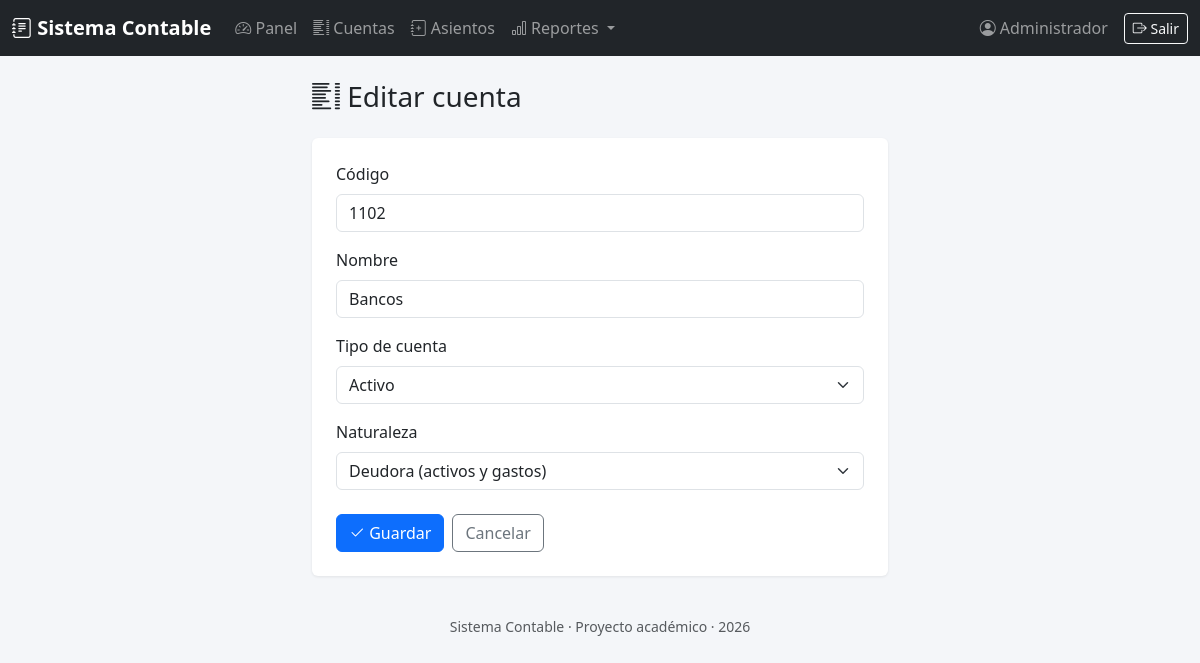
The app's page /cuentas/2/editar (signed in) with its own data.
### tables this page shows
CREATE TABLE cuentas (
    id INT AUTO_INCREMENT PRIMARY KEY,
    codigo VARCHAR(20) NOT NULL UNIQUE,
    nombre VARCHAR(150) NOT NULL,
    tipo ENUM('activo', 'pasivo', 'capital', 'ingreso', 'gasto') NOT NULL,
    naturaleza ENUM('deudora', 'acreedora') NOT NULL,
    activa TINYINT(1) NOT NULL DEFAULT 1,
    creado_en DATETIME DEFAULT CURRENT_TIMESTAMP
);

### app/Core/Controller.php (called while the page is built, shortened)
<?php
abstract class Controller
{
    protected function vista(string $vista, array $datos = []): void
    {
        require __DIR__ . '/../Views/layout.php';
    }
}

### app/Controllers/CuentaController.php (called while the page is built, shortened)
<?php
class CuentaController extends Controller
{
    public function editarForm(string $id): void
    {
        $cuentas = new Cuenta();
        $cuenta = $cuentas->buscar((int) $id);
        $this->vista('cuentas/form', [
            'titulo' => 'Editar cuenta',
            'cuenta' => $cuenta,
            'accion' => '/cuentas/' . $id,
        ]);
    }
}

### public/index.php (called while the page is built, shortened)
<?php
spl_autoload_register(function (string $clase) {
    $prefijo = 'App\\';
    $rutaRelativa = str_replace('\\', '/', substr($clase, strlen($prefijo)));
    $archivo = __DIR__ . '/../app/' . $rutaRelativa . '.php';
});
$config = require __DIR__ . '/../config/config.php';
$router = new Router();
$router->get('/login', 'AuthController', 'mostrarLogin');
$router->post('/login', 'AuthController', 'login');
$router->get('/logout', 'AuthController', 'logout');
$router->get('/', 'DashboardController', 'index');
$router->get('/cuentas', 'CuentaController', 'index');
$router->get('/cuentas/nueva', 'CuentaController', 'crearForm');
$router->post('/cuentas', 'CuentaController', 'crear');
$router->get('/cuentas/{id}/editar', 'CuentaController', 'editarForm');
$router->post('/cuentas/{id}', 'CuentaController', 'actualizar');
$router->post('/cuentas/{id}/desactivar', 'CuentaController', 'desactivar');
$router->get('/asientos', 'AsientoController', 'index');
$router->get('/asientos/nuevo', 'AsientoController', 'crearForm');
$router->post('/asientos', 'AsientoController', 'crear');
$router->get('/asientos/{id}', 'AsientoController', 'ver');
$router->get('/reportes/balance', 'ReporteController', 'balanceComprobacion');
$router->get('/reportes/mayor', 'ReporteController', 'mayor');
$router->get('/reportes/resultados', 'ReporteController', 'estadoResultados');
$uri = parse_url($_SERVER['REQUEST_URI'], PHP_URL_PATH) ?? '/';
$uri = rtrim($uri, '/');
$router->resolver($_SERVER['REQUEST_METHOD'], $uri);

### config/config.php (called while the page is built, shortened)
<?php
$rutaEnv = __DIR__ . '/../.env';
if (!function_exists('env')) {
    function env(string $clave, $defecto = null)
    {
        $valor = getenv($clave);
        return $valor === false ? $defecto : $valor;
    }
}
return [
    'app' => [
        'nombre' => env('APP_NOMBRE', 'Sistema Contable'),
        'base' => rtrim(env('APP_BASE', ''), '/'),
        'debug' => env('APP_DEBUG', 'true') === 'true',
    ],
    'db' => [
        'host' => env('DB_HOST', '127.0.0.1'),
        'port' => env('DB_PORT', '3306'),
        'name' => env('DB_NAME', 'sistema_contable'),
        'user' => env('DB_USER', 'root'),
        'pass' => env('DB_PASS', ''),
    ],
];

### app/Core/Database.php (called while the page is built, shortened)
<?php
class Database
{
    private static ?PDO $conexion = null;
    public static function conectar(): PDO
    {
        if (self::$conexion === null) {
            $config = require __DIR__ . '/../../config/config.php';
            $db = $config['db'];
            $dsn = sprintf(
                'mysql:host=%s;port=%s;dbname=%s;charset=utf8mb4',
                $db['host'],
                $db['port'],
                $db['name']
            );
            try {
                self::$conexion = new PDO($dsn, $db['user'], $db['pass'], [
                    PDO::ATTR_ERRMODE => PDO::ERRMODE_EXCEPTION,
                    PDO::ATTR_DEFAULT_FETCH_MODE => PDO::FETCH_ASSOC,
                    PDO::ATTR_EMULATE_PREPARES => false,
                ]);
            } catch (PDOException $e) {
                http_response_code(500);
                die(
                    '<div style="font-family:sans-serif;padding:2rem;color:#b00">'
                    . '<h2>No se pudo conectar a la base de datos</h2>'
                    . '<p>Revisa que MySQL esté corriendo en Laragon y que el archivo .env tenga los datos correctos.</p>'
                    . '<p><small>' . htmlspecialchars($e->getMessage()) . '</small></p>'
                    . '</div>'
                );
            }
        }
        return self::$conexion;
    }
}

### app/Core/Model.php (called while the page is built, shortened)
<?php
abstract class Model
{
    protected string $tabla;
    protected string $llave = 'id';
    protected PDO $db;
    public function __construct()
    {
        $this->db = Database::conectar();
    }
    public function buscar($id): ?array
    {
        $stmt = $this->db->prepare("SELECT * FROM {$this->tabla} WHERE {$this->llave} = ?");
        $stmt->execute([$id]);
        $fila = $stmt->fetch();
        return $fila ?: null;
    }
}

### app/Views/cuentas/form.php (the view, shortened to what this page needs)
<div class="row justify-content-center">
    <div class="col-lg-6">
        <h3 class="mb-4"><i class="bi bi-list-columns"></i> <?= htmlspecialchars($titulo) ?></h3>
        <div class="card p-4">
            <form method="post" action="<?= htmlspecialchars($accion) ?>">
                <div class="mb-3">
                    <label class="form-label">Código</label>
                    <input type="text" name="codigo" class="form-control" required maxlength="20"
                           value="<?= htmlspecialchars($cuenta['codigo'] ?? '') ?>" placeholder="Ej. 1101">
                </div>
                <div class="mb-3">
                    <label class="form-label">Nombre</label>
                    <input type="text" name="nombre" class="form-control" required maxlength="150"
                           value="<?= htmlspecialchars($cuenta['nombre'] ?? '') ?>" placeholder="Ej. Caja">
                </div>
                <div class="mb-3">
                    <label class="form-label">Tipo de cuenta</label>
                    <select name="tipo" class="form-select" required>
                        <?php foreach (\App\Models\Cuenta::ETIQUETAS_TIPO as $valor => $etiqueta): ?>
                            <option value="<?= $valor ?>" <?= (($cuenta['tipo'] ?? '') === $valor) ? 'selected' : '' ?>>
                                <?= $etiqueta ?>
                            </option>
                        <?php endforeach; ?>
                    </select>
                </div>
                <div class="mb-4">
                    <label class="form-label">Naturaleza</label>
                    <select name="naturaleza" class="form-select" required>
                        <option value="deudora" <?= (($cuenta['naturaleza'] ?? '') === 'deudora') ? 'selected' : '' ?>>Deudora (activos y gastos)</option>
                    </select>
                </div>
                <div class="d-flex gap-2">
                    <button type="submit" class="btn btn-primary"><i class="bi bi-check2"></i> Guardar</button>
                    <a href="/cuentas" class="btn btn-outline-secondary">Cancelar</a>
                </div>
            </form>
        </div>
    </div>
</div>

### app/Core/Router.php (shortened to what this page needs)
<?php
class Router
{
    private array $rutas = [];
    private function agregar(string $metodo, string $ruta, string $controlador, string $accion): void
    {
        $this->rutas[] = compact('metodo', 'ruta', 'controlador', 'accion');
    }
    public function resolver(string $metodo, string $uriPath): void
    {
        foreach ($this->rutas as $r) {
            if ($r['metodo'] !== $metodo) {
                continue;
            }
            $patron = preg_replace('#\{[a-zA-Z_]+\}#', '([^/]+)', $r['ruta']);
            $patron = '#^' . $patron . '$#';
            if (preg_match($patron, $uriPath, $coincidencias)) {
                array_shift($coincidencias);
                $this->despachar($r['controlador'], $r['accion'], $coincidencias);
                return;
            }
        }
    }
    private function despachar(string $nombreControlador, string $accion, array $parametros): void
    {
        $controlador = new $clase();
        call_user_func_array([$controlador, $accion], $parametros);
    }
}

### app/Views/layout.php (style rules this page uses)
body { background-color: #f4f6f9; }
.card { border: none; box-shadow: 0 1px 3px rgba(0,0,0,.08); }

### records on screen
cuentas: codigo "1102", nombre "Bancos", tipo "Activo", naturaleza "Deudora (activos y gastos)"
